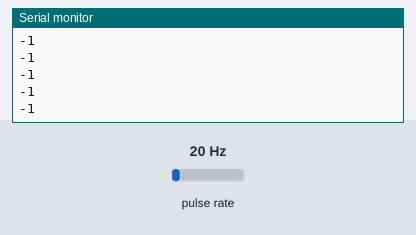
The sketch below on a simulated Arduino Uno, built with avr-gcc and run on an emulated ATmega328P. Shown: the last lines printed to the serial monitor. Wiring (inferred from the names in the program): pulse sensor: data pin 2. Inputs (shaded band) come from the test bench; at power-on: pulse rate 20 Hz.

Above: at 1.2 s.
1.3 s: pulse rate (sensor on pin 2) set to 4 Hz
At 1.56 s:
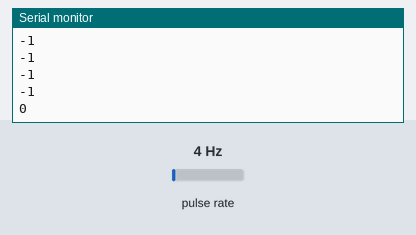
2.8 s: pulse rate (sensor on pin 2) set to 50 Hz
At 2.96 s:
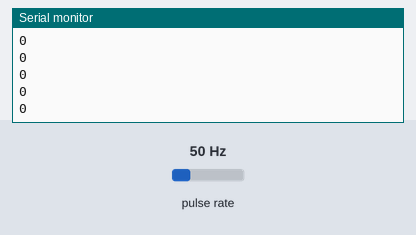
Timing chart, 0 to 5.8 s (numbered marks = the images above; inputs shaded):
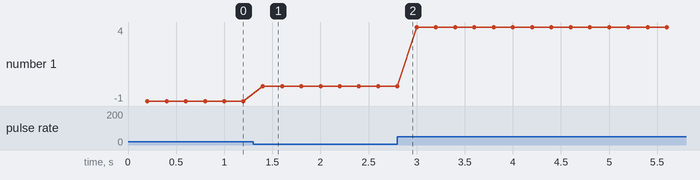

Measured:
- after the input at 1.3 s, the serial monitor: prints a new line after 0.10 s (image 1)
- plotted number 1: -1 → 0 after the input at 1.3 s, 0 → 4 after the input at 2.8 s

The sketch:

py1_sensorflujo.ino
```cpp
#include <SoftwareSerial.h>       //Libreria para el modulo bluetooth
SoftwareSerial BTSerial(10,11);   //Seteo de la comunicacion en serie del bluetooth

/*
YF‐ S201 Water Flow Sensor
*/
volatile int flow_frequency;      //variable con cuenta de frecuencia medida desde el sensor

float l_minute = 0;               //variable con el cause obtenido en un periodo de tiempo
float vol = 0;                    //variable del volumen calculado en un periodo de tiempo
float prevVolumen = -1;           //Variable temporal que guarda el volumen previo medido
float prevVolumen2 = -1;          //Variable temporal para guardar el anterior del anterior(prevVolumen)
//>>>>HAY 3 VARIABLES DE VOLUMEN PARA HACER COMPROBACIONES Y EVITAR ERRORES AL ENVIAR LOS DATOS
//>>>>ESTO PORQUE EL SENSOR NO ES MUY PRECISO

unsigned char flowsensor = 2;     //pin de Sensor(YF-S201) Input
unsigned long currentTime;        //tiempo transcurrido desde que inicio arduino
unsigned long cloopTime;          //tiempo transcurrido en el ciclo
const float tiempoCause = 0.2;    //(segundos 's')Tiempo transcurrido en la medicion de cause para calculo de volumen
int numToMul = -1;                //Numero para determinar si es positivo o negativo el volumen
const int periodo = 200;          //numero de milisegundos del periodo


void setup()
{
   pinMode(flowsensor, INPUT);    //modalidad de pin de sensor
   Serial.begin(9600);            //establecer velocidad de comunicacion serial
   BTSerial.begin(9600);          //establecer velocidad de comunicacion serial de bluetooth
   attachInterrupt(digitalPinToInterrupt(flowsensor), flow, RISING); // Setup Interrupt
   currentTime = millis();
   cloopTime = currentTime;
}


void loop ()
{
   //interrupts();
   //delay(periodo);
   //noInterrupts();
   currentTime = millis();
   // cada periodo de tiempo, calcual el cause en el sensor
   if(currentTime >= (cloopTime + periodo)){
    cloopTime = currentTime; // Updates cloopTime

    // Pulse frequency (Hz) = 7.5Q, Q is flow rate in L/min. (factor de conversion, especifico para YF-S2001 de media pulgada)
    l_minute = (flow_frequency / 7.5);        //Calculo de cause->(L/m)
    vol = (l_minute/60)*(tiempoCause)*1000;   //Calculo de volumen, convirtiendo L en mL->((L/m)*60s)*(s)*(mL)

    if(vol == 0){                   //solo para cuando el volumen ha sido cero se debe cambiar el signo
      if(prevVolumen != 0){         //pero como este se puede medir cero en mas de una ocacion en el periodo de tiempo se verifica que el anterior no lo sea
        if(prevVolumen2 != 0){      //ya que a veces hay error se verifica que el anterior del anterior no sea cero tampoco
          numToMul = numToMul*(-1); //Se hace el toggle del signo del volumen
        }
      }
    }

    int VOL = (int)(vol*numToMul);  //casteo de volumne como un numero entero
    Serial.println(VOL);            //Se envia volumen por serial a traves del bluetooth

    prevVolumen2 = prevVolumen;     //Se transfiere el volumen previo de prevVolumen
    prevVolumen = vol;              //Se tranfiere volumen medido a volumen_previo
    flow_frequency = 0;             // Reset Counter
   }
}

void flow () // Interrupt function
{
   flow_frequency++;
}
```
